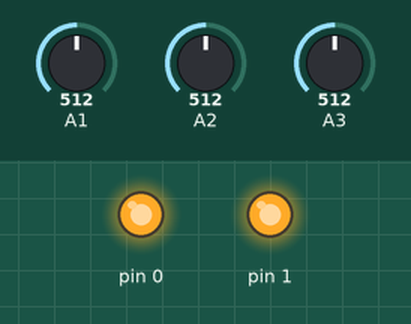
A sketch run on a simulated Arduino Uno, built with avr-gcc and run on an emulated ATmega328P. On the bench: output pins drawn as LEDs (lit = HIGH). Inputs (shaded band) come from the test bench; at power-on: A1 = 512, A2 = 512, A3 = 512.

Above: at 0.5 s.
At 2.0 s:
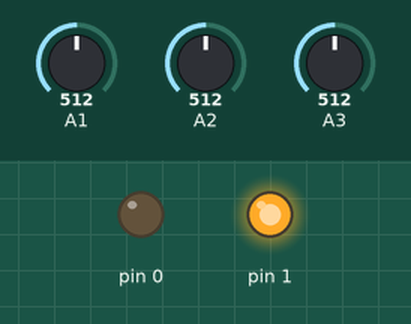
Timing chart, 0 to 3.5 s (numbered marks = the images above):
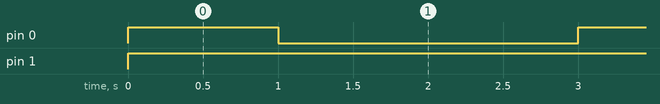

Measured:
- by itself, pin 0: alternates HIGH for 1.0 s and LOW for 2.0 s
- by itself, pin 1: LOW → HIGH at 0.00 s

The sketch:

speed_calibrations.ino
```cpp
#include <LineFollower.h>

#define CALIBRATION_DELAY 1000.0

// Place the left motor speed in the first array and
// the right motor speed in the second array index.
const int g_motor_speeds[][2] = {
  {255, 200},
  {100, 200},
  {127, 255},
};
const int g_num_speeds = sizeof(g_motor_speeds) / sizeof(int[2]);

void calibrate_speeds(const int[][2], const int);

void setup() {
  LineFollower::reset();
}

void loop() {
  calibrate_speeds(g_motor_speeds, g_num_speeds);
}

void calibrate_speeds(const int motor_speeds[][2], const int num_speeds) {
  int i;
  for (i = 0; i < num_speeds; i++) {
    analogWrite(LEFT_MOTOR_PIN, motor_speeds[i][0]);
    analogWrite(RIGHT_MOTOR_PIN, motor_speeds[i][1]);
    delay(CALIBRATION_DELAY);
  }
}
```
